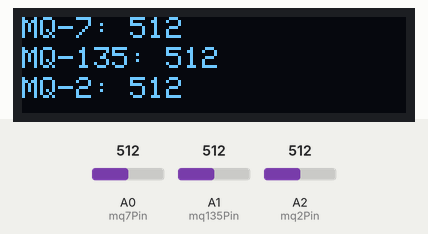
The sketch below on a simulated Arduino Uno, built with avr-gcc and run on an emulated ATmega328P. Parts: 128×32 one-colour display. Inputs (shaded band) come from the test bench; at power-on: A0 (mq7Pin) = 512, A1 (mq135Pin) = 512, A2 (mq2Pin) = 512. What the sketch prints to the serial monitor is not drawn.

Above: at 1.8 s.
1.9 s: A0 (mq7Pin) set to 716
At 3.2 s:
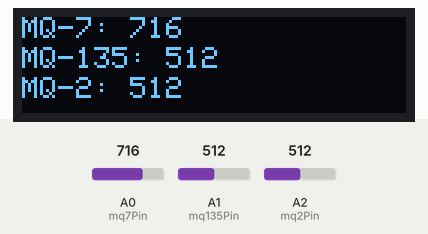
3.5 s: A1 (mq135Pin) set to 716
At 4.8 s:
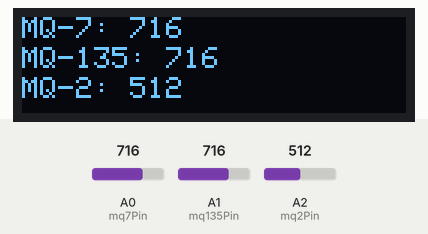
5.6 s: A2 (mq2Pin) set to 716
At 6.5 s:
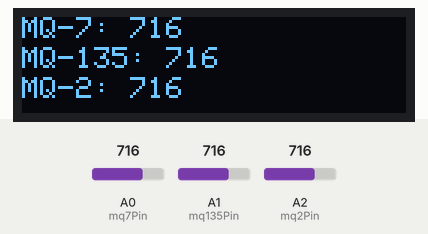
7.6 s: A0 (mq7Pin) set to 900
At 9.3 s:
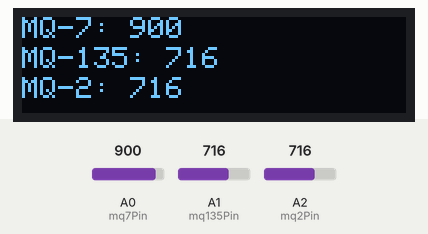
9.7 s: A1 (mq135Pin) set to 900
At 10.9 s:
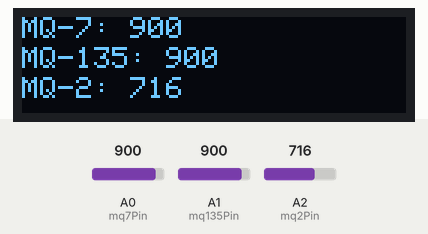
11.7 s: A2 (mq2Pin) set to 900
At 12.5 s:
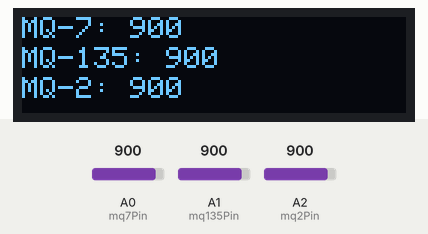
Timing chart, 0 to 14.7 s (numbered marks = the images above; inputs shaded):
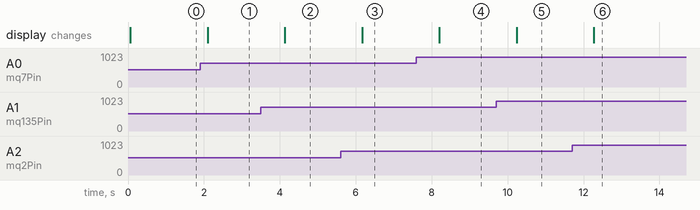

Measured:
- after the input at 1.9 s, the display: changes after 0.20 s (image 1)
- after the input at 3.5 s, the display: changes after 0.63 s (image 2)
- after the input at 5.6 s, the display: changes after 0.57 s (image 3)
- after the input at 7.6 s, the display: changes after 0.60 s (image 4)
- after the input at 9.7 s, the display: changes after 0.54 s (image 5)
- after the input at 11.7 s, the display: changes after 0.58 s (image 6)

The sketch:

sketch_air_quality.ino
```cpp
#include <Wire.h> //
#include <Adafruit_SSD1306.h> //
#include <Adafruit_GFX.h> //

int mq7Pin = A0;
int mq135Pin = A1;
int mq2Pin = A2;

#define SCREEN_WIDTH 128
#define SCREEN_HEIGHT 32

Adafruit_SSD1306 display(SCREEN_WIDTH, SCREEN_HEIGHT, &Wire, -1);

void setup() {

  Serial.begin(9600);

  Wire.begin();

  if(!display.begin(SSD1306_SWITCHCAPVCC, 0x3C)) {
    Serial.println(F("SSD1306 allocation failed"));
    for(;;);
  }
  display.clearDisplay();
  display.display();
}

void loop() {
  int mq7Value = analogRead(mq7Pin);
  int mq135Value = analogRead(mq135Pin);
  int mq2Value = analogRead(mq2Pin);


  Serial.print("MQ-7 Value: ");
  Serial.print(mq7Value);
  Serial.print(" | MQ-135 Value: ");
  Serial.print(mq135Value);
  Serial.print(" | MQ-2 Value: ");
  Serial.println(mq2Value);


  display.clearDisplay();
  display.setTextSize(1);
  display.setTextColor(WHITE);

  display.setCursor(0, 0);
  display.print("MQ-7: ");
  display.println(mq7Value);

  display.setCursor(0, 10);
  display.print("MQ-135: ");
  display.println(mq135Value);

  display.setCursor(0, 20);
  display.print("MQ-2: ");
  display.println(mq2Value);

  display.display();


  delay(1000);
}
```
